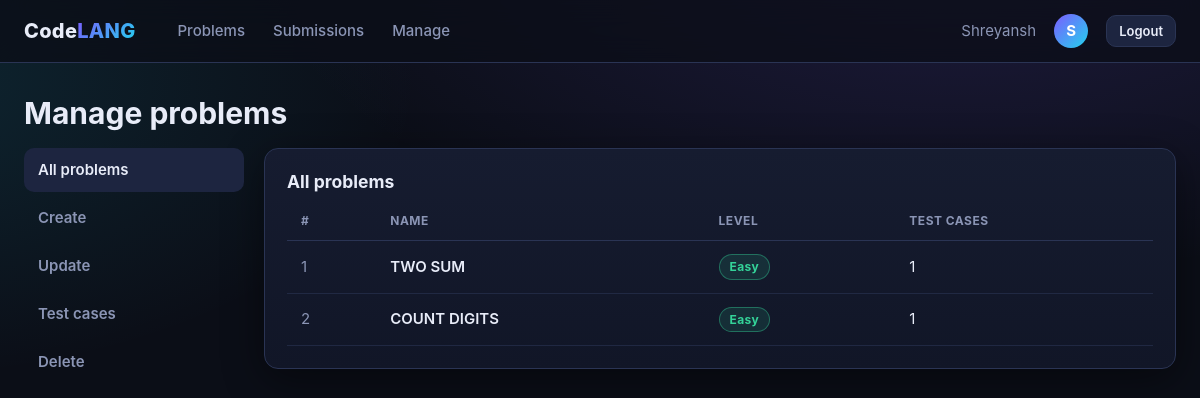
The page /home/employee/ (signed in) on the database as committed earlier.
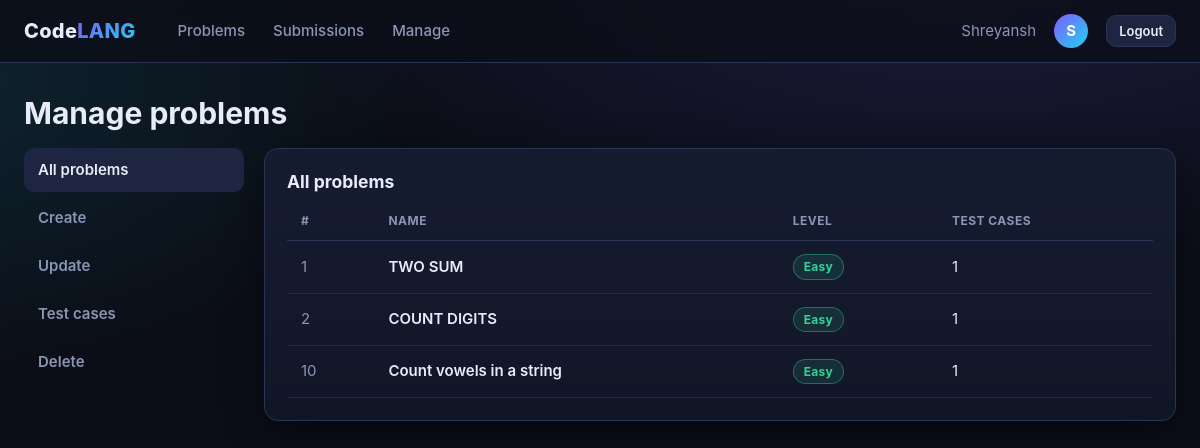
The same page on the database as committed later.
### home/models.py (models this page shows, shortened)
class problem(models.Model):
    Name=models.CharField(max_length=400)
    level=models.CharField(max_length=50)
    desc=models.CharField(max_length=1000)
    examples=models.TextField(null=True,blank=True)
    input_constraints=models.TextField(null=True,blank=True)
    output_constraints=models.TextField(null=True,blank=True)
    constraint=models.TextField(null=True,blank=True)
    output_const=models.TextField(null=True,blank=True)

### home/views.py (the view, shortened to what this page needs)
# urls.py: path('employee/', manage_problem, name="manage_problem"),
@staff_required
def manage_problem(request):
    all_problems = problem.objects.prefetch_related("test_cases")
    return render(request, "problem_form.html", {"all_problems": all_problems})

### home/views.py (called while the page is built)
def staff_required(view):
    return user_passes_test(lambda u: u.is_active and u.is_staff,
                            login_url="/accounts/employee_login/")(view)

### home/templates/problem_form.html (shortened to what this page needs)
{% extends "base.html" %}
{% block content %}
<main class="page" style="max-width:1200px">
  <h1>Manage problems</h1>
  <div class="sidebar-admin">
    <nav class="side-links" id="side">
      <a data-sec="list" class="on">All problems</a>
      <a data-sec="create">Create</a>
      <a data-sec="update">Update</a>
      <a data-sec="cases">Test cases</a>
      <a data-sec="delete">Delete</a>
    </nav>
    <div>
      <section class="admin-section on card" id="sec-list">
        <h3>All problems</h3>
        <table class="table">
          <thead><tr><th>#</th><th>Name</th><th>Level</th><th>Test cases</th></tr></thead>
          <tbody>
          {% for p in all_problems %}
            <tr><td class="muted">{{ p.id }}</td><td><a class="title" href="{% url 'problem-details' p.id %}">{{ p.Name }}</a></td>
                <td><span class="badge {{ p.level|lower }}">{{ p.level|title }}</span></td><td>{{ p.test_cases.all|length }}</td></tr>
          {% empty %}<tr><td colspan="4" class="empty">No problems yet.</td></tr>
          {% endfor %}
          </tbody>
        </table>
      </section>
    </div>
  </div>
</main>
{% endblock %}

### home/templates/base.html (shortened to what this page needs)
{% load static %}<!DOCTYPE html>
<html lang="en">
<head>
  <link rel="stylesheet" href="{% static 'css/codelang.css' %}">
</head>
<body class="{% block body_class %}{% endblock %}">
  {% block nav %}
  <header class="nav">
    <a class="brand" href="/">Code<span>LANG</span></a>
    {% if user.is_authenticated %}
    <nav class="nav-links">
      <a href="{% url 'home-start' %}" {% if request.resolver_match.url_name == 'home-start' %}class="active"{% endif %}>Problems</a>
      <a href="{% url 'submission-list' %}" {% if request.resolver_match.url_name == 'submission-list' %}class="active"{% endif %}>Submissions</a>
      {% if user.is_staff %}<a href="{% url 'manage_problem' %}">Manage</a>{% endif %}
    </nav>
    <span class="muted">{{ user.username }}</span>
    <div class="avatar">{{ user.username|slice:":1" }}</div>
    <a class="btn sm" href="{% if user.is_staff and request.resolver_match.url_name == 'manage_problem' %}{% url 'logout-employee' %}{% else %}{% url 'logout-user' %}{% endif %}">Logout</a>
    {% else %}
    <div class="nav-spacer"></div>
    <a class="btn sm" href="/accounts/login/">Login</a>
    <a class="btn sm primary" href="/accounts/register/">Register</a>
    {% endif %}
  </header>
  {% endblock %}
  {% block content %}{% endblock %}
</body>
</html>

### home/static/css/codelang.css (style rules this page uses)
:root { --bg: #0b0e17; --bg-2: #111627; --surface: #161c30; --surface-2: #1d2540; --border: #2a3454; --text: #e8ecf8; --muted: #8b95b5; --accent: #7c5cff; --accent-2: #22d3ee; --good: #34d399; --warn: #fbbf24; --bad: #f87171; --radius: 14px; --shadow: 0 10px 40px rgba(0, 0, 0, .45); --grad: linear-gradient(135deg, var(--accent), var(--accent-2)); --mono: ui-monospace, "Cascadia Code", "JetBrains Mono", Consolas, monospace; }
* { box-sizing: border-box; }
html, body { margin: 0; min-height: 100%; }
body { background: radial-gradient(1200px 600px at 80% -10%, rgba(124, 92, 255, .18), transparent 60%), radial-gradient(900px 500px at -10% 10%, rgba(34, 211, 238, .12), transparent 60%), var(--bg); background-attachment: fixed; color: var(--text); font: 15px/1.6 Inter, "Segoe UI", system-ui, -apple-system, sans-serif; }
a { color: var(--accent-2); text-decoration: none; }
h1, h2, h3, h4 { line-height: 1.25; margin: 0 0 .5em; }
.nav { position: sticky; top: 0; z-index: 50; display: flex; align-items: center; gap: 18px; padding: 12px 24px; background: rgba(11, 14, 23, .75); backdrop-filter: blur(14px); border-bottom: 1px solid var(--border); }
.brand { font-weight: 800; font-size: 20px; letter-spacing: .3px; color: var(--text); }
.brand span { background: var(--grad); -webkit-background-clip: text; background-clip: text; color: transparent; }
.nav-links { display: flex; gap: 4px; margin-left: 12px; }
.nav-links a { color: var(--muted); padding: 7px 12px; border-radius: 9px; font-weight: 500; }
.avatar { width: 34px; height: 34px; border-radius: 50%; display: grid; place-items: center; background: var(--grad); color: #fff; font-weight: 700; text-transform: uppercase; }
.page { max-width: 1100px; margin: 0 auto; padding: 32px 24px 80px; }
.card { background: linear-gradient(180deg, var(--surface), var(--bg-2)); border: 1px solid var(--border); border-radius: var(--radius); padding: 22px; box-shadow: var(--shadow); }
.muted { color: var(--muted); }
.btn { display: inline-flex; align-items: center; gap: 8px; justify-content: center; cursor: pointer; padding: 9px 18px; border-radius: 10px; border: 1px solid var(--border); background: var(--surface-2); color: var(--text); font: inherit; font-weight: 600; transition: transform .12s, box-shadow .2s, background .2s; }
.btn.sm { padding: 5px 12px; font-size: 13px; }
.badge { display: inline-block; padding: 2px 10px; border-radius: 999px; font-size: 12px; font-weight: 700; letter-spacing: .3px; border: 1px solid transparent; }
.badge.easy { color: var(--good); background: rgba(52, 211, 153, .12); border-color: rgba(52, 211, 153, .4); }
.table { width: 100%; border-collapse: separate; border-spacing: 0; }
.table th { text-align: left; color: var(--muted); font-size: 12px; text-transform: uppercase; letter-spacing: .5px; padding: 10px 14px; border-bottom: 1px solid var(--border); }
.table td { padding: 13px 14px; border-bottom: 1px solid rgba(42, 52, 84, .6); }
.table tbody tr { transition: background .15s; }
.table a.title { color: var(--text); font-weight: 600; }
.sidebar-admin { display: grid; grid-template-columns: 220px 1fr; gap: 20px; }
.side-links { display: grid; gap: 4px; align-content: start; position: sticky; top: 80px; }
.side-links a { padding: 10px 14px; border-radius: 10px; color: var(--muted); font-weight: 600; cursor: pointer; }
.side-links a.on, .side-links a:hover { background: var(--surface-2); color: var(--text); text-decoration: none; }
.admin-section { display: none; }
.admin-section.on { display: block; animation: rise .3s ease; }

Rows that differ between the two databases and show on the page:
added problem: id "10", Name "Count vowels in a string", level "Easy", test_cases.all|length "1"
